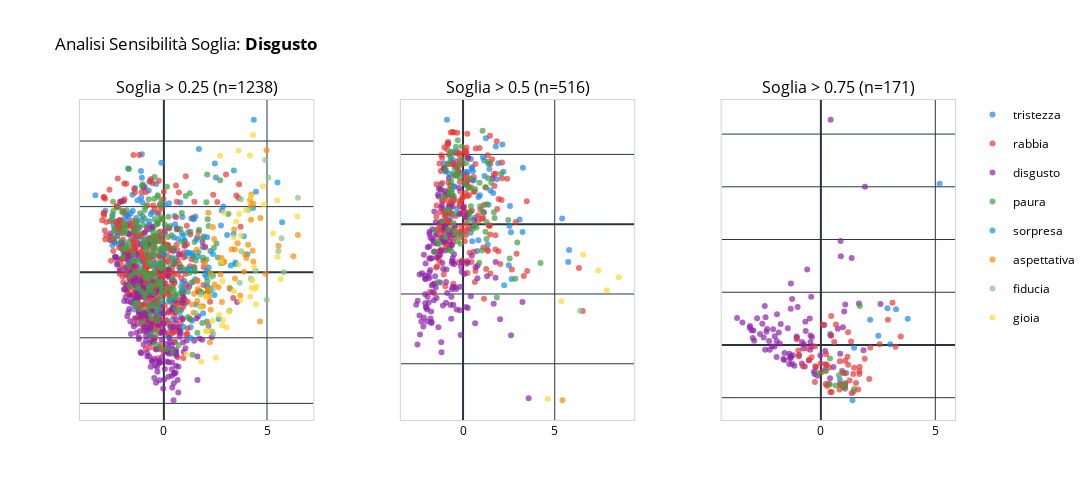

The notebook cell this image was saved under:
### Markdown cell above
### Disgusto

### Code cell
analizza_emozione_completa(df_words, 'disgusto')

### Figure 1 — Plotly figure (JSON) as saved in the notebook; plotly's stock layout.template omitted (floating-point values rounded to 4 significant figures; data arrays with more than 128 entries replaced by an {"elided": "..."} marker saying what was removed)
{"data": [{"hovertemplate": "<b>tristezza</b><br>Parola: %{text}<br>PC1: %{x:.2f}<br>PC2: %{y:.2f}<extra></extra>", "legendgroup": "tristezza", "marker": {"color": "#1E88E5", "opacity": 0.7, "size": 6}, "mode": "markers", "name": "tristezza", "showlegend": true, "text": {"elided": "258 str values"}, "x": {"elided": "258 float values"}, "y": {"elided": "258 float values"}, "type": "scatter", "xaxis": "x", "yaxis": "y"}, {"hovertemplate": "<b>rabbia</b><br>Parola: %{text}<br>PC1: %{x:.2f}<br>PC2: %{y:.2f}<extra></extra>", "legendgroup": "rabbia", "marker": {"color": "#E53935", "opacity": 0.7, "size": 6}, "mode": "markers", "name": "rabbia", "showlegend": true, "text": {"elided": "424 str values"}, "x": {"elided": "424 float values"}, "y": {"elided": "424 float values"}, "type": "scatter", "xaxis": "x", "yaxis": "y"}, {"hovertemplate": "<b>disgusto</b><br>Parola: %{text}<br>PC1: %{x:.2f}<br>PC2: %{y:.2f}<extra></extra>", "legendgroup": "disgusto", "marker": {"color": "#8E24AA", "opacity": 0.7, "size": 6}, "mode": "markers", "name": "disgusto", "showlegend": true, "text": {"elided": "203 str values"}, "x": {"elided": "203 float values"}, "y": {"elided": "203 float values"}, "type": "scatter", "xaxis": "x", "yaxis": "y"}, {"hovertemplate": "<b>paura</b><br>Parola: %{text}<br>PC1: %{x:.2f}<br>PC2: %{y:.2f}<extra></extra>", "legendgroup": "paura", "marker": {"color": "#43A047", "opacity": 0.7, "size": 6}, "mode": "markers", "name": "paura", "showlegend": true, "text": {"elided": "204 str values"}, "x": {"elided": "204 float values"}, "y": {"elided": "204 float values"}, "type": "scatter", "xaxis": "x", "yaxis": "y"}, {"hovertemplate": "<b>sorpresa</b><br>Parola: %{text}<br>PC1: %{x:.2f}<br>PC2: %{y:.2f}<extra></extra>", "legendgroup": "sorpresa", "marker": {"color": "#039BE5", "opacity": 0.7, "size": 6}, "mode": "markers", "name": "sorpresa", "showlegend": true, "text": ["allibito", "artista", "ascoltare", "assurdo", "atteggiamento", "attonito", "beccare", "clamore", "disturbare", "esclamazione", "esplosivo", "frastuono", "incredibile", "indagare", "indiscrezione", "informare", "inimmaginabile", "inverosimile", "sbandata", "sconcerto", "sentire", "sostituire", "spiano", "stangata", "strillo", "strombazzare", "stupefatto", "stupirsi", "suscitare", "topo", "trasalito", "ubriaca", "vabbè"], "x": [1.642, 5.735, 4.042, 1.996, 3.465, 0.9144, 2.086, 3.244, 0.8917, 4.323, 1.134, 1.285, 5.508, 3.393, 1.288, 3.207, 4.36, 1.211, 2.174, 1.582, 3.481, 2.241, 1.902, 0.01745, 1.458, 2.659, 2.379, 3.381, 3.878, 0.9414, 0.9522, 2.164, 2.451], "y": [0.4792, 1.523, 0.546, -0.06873, 0.2941, -0.5276, -0.4267, 0.2067, -0.3319, 1.958, 0.6121, 0.09919, 2.733, 3.101, -2.009, -0.501, 4.649, 0.5794, 0.1446, 0.9969, 0.2414, -0.4863, -1.252, 0.5317, 1.612, -1.427, 0.5588, 1.165, 1.094, -1.662, 1.101, -1.643, -0.6958], "type": "scatter", "xaxis": "x", "yaxis": "y"}, {"hovertemplate": "<b>aspettativa</b><br>Parola: %{text}<br>PC1: %{x:.2f}<br>PC2: %{y:.2f}<extra></extra>", "legendgroup": "aspettativa", "marker": {"color": "#FB8C00", "opacity": 0.7, "size": 6}, "mode": "markers", "name": "aspettativa", "showlegend": true, "text": ["alternare", "apparenza", "artificiale", "assaggiare", "autorevole", "cenno", "contradditorio", "corsista", "cottura", "critica", "distinzione", "dominante", "esagerato", "esperimento", "estremamente", "fanatico", "fotografare", "frugare", "governare", "imperfezione", "influenzare", "leadership", "lunedì", "marketing", "misura", "mondo", "monetario", "narcisista", "news", "odore", "osservazione", "parlamentare", "partorire", "pesto", "politica", "pomposo", "prevedibile", "programmare", "retorica", "salita", "san_valentino", "scommettere", "scommettitore", "senatore", "sentenza", "slogan", "stupido", "tifare", "tirocinio", "truppa", "uomo", "verificare"], "x": [1.897, 2.265, 2.653, 4.926, 3.182, 4.084, 2.0, 3.288, 3.701, 2.265, 2.327, 3.406, 2.895, 4.228, 4.341, 2.141, 5.557, 2.081, 4.18, 2.151, 1.365, 4.682, 2.745, 3.443, 2.456, 4.981, 1.622, 1.583, 3.576, 4.341, 4.005, 1.594, 6.497, 4.664, 3.445, 2.137, 3.883, 3.935, 2.815, 2.437, 6.278, 2.799, 1.468, 1.438, 4.244, 2.232, 2.154, 4.214, 2.186, 1.642, 4.307, 2.927], "y": [-1.041, -1.144, -0.4585, -0.05009, -0.4754, 0.8373, 0.2612, 0.6967, -0.7124, -0.02418, -1.812, 1.3, 0.2995, 1.601, 2.088, -0.5046, 0.807, -0.7272, 2.199, -0.5393, -0.9872, 1.65, -0.06836, 0.694, -0.377, 3.716, -0.8808, 0.6833, 0.8841, 0.3277, 0.4312, -0.2729, 1.131, -1.505, -0.1959, -1.564, 0.01708, 0.5365, -0.912, 1.013, 0.4886, 0.4307, -0.6543, -1.234, 2.368, -2.137, 1.81, 2.023, -0.738, -0.5089, 0.6532, 0.3163], "type": "scatter", "xaxis": "x", "yaxis": "y"}, {"hovertemplate": "<b>fiducia</b><br>Parola: %{text}<br>PC1: %{x:.2f}<br>PC2: %{y:.2f}<extra></extra>", "legendgroup": "fiducia", "marker": {"color": "#81C784", "opacity": 0.7, "size": 6}, "mode": "markers", "name": "fiducia", "showlegend": true, "text": ["applicare", "assistenza", "conduttore", "esprimere", "nudo", "perdonare", "prete", "procurare", "pudore", "riverente", "rotocalco", "saluto", "selezionatore", "sensibilità", "sentimento", "società", "umanità", "verde", "votare"], "x": [4.986, 3.672, 5.703, 5.066, 3.756, 6.499, 2.37, 4.45, 3.183, 1.775, 2.396, 4.219, 2.299, 5.552, 4.924, 3.734, 4.113, 5.811, 1.531], "y": [-0.8396, -0.3247, 1.038, 2.886, 0.6419, 2.267, -0.5297, 0.04227, -1.165, -0.681, -1.883, -0.1959, -0.1474, 0.6497, 3.423, 2.222, 1.908, -0.004259, -1.246], "type": "scatter", "xaxis": "x", "yaxis": "y"}, {"hovertemplate": "<b>gioia</b><br>Parola: %{text}<br>PC1: %{x:.2f}<br>PC2: %{y:.2f}<extra></extra>", "legendgroup": "gioia", "marker": {"color": "#FDD835", "opacity": 0.7, "size": 6}, "mode": "markers", "name": "gioia", "showlegend": true, "text": ["aria", "assolvere", "avvertire", "bestiola", "bevanda", "canna", "cervello", "cibo", "consapevolezza", "disegno", "emozione", "estratto", "fashion", "festino", "gente", "immagine", "imprenditore", "indescrivibile", "inebriare", "intenso", "interazione", "irradiare", "magro", "mensa", "momento", "mucchio", "oddio", "online", "orecchio", "pasto", "personale", "potere", "profumo", "ragionare", "ritratto", "sacra", "sapore", "sensazione", "sexy", "sprigionare", "succhiare", "televisione", "tormentone", "umore", "vantare"], "x": [3.156, 3.704, 2.043, 1.096, 4.286, 2.677, 4.174, 5.293, 4.853, 3.617, 2.729, 2.823, 4.252, 2.09, 3.501, 4.215, 3.381, 2.795, 4.37, 2.923, 3.733, 1.765, 4.185, 2.509, 3.62, 2.041, 2.059, 2.341, 1.799, 4.473, 5.493, 3.402, 6.475, 3.983, 2.846, 2.37, 5.665, 3.648, 4.417, 4.81, 2.876, 3.033, 4.498, 4.325, 5.508], "y": [-1.206, -0.8662, -0.7587, -2.493, -0.2537, -1.302, 3.555, 1.177, 2.066, 0.2296, 3.549, -1.626, -0.478, -1.806, 1.542, 2.299, 1.055, 0.3085, 0.1595, 1.822, 1.116, -1.069, -0.7506, -2.608, 3.708, -1.79, -0.7356, 1.369, -2.734, -0.975, 2.186, -0.5782, 1.698, 1.896, -0.2732, -1.48, -0.2063, 1.775, -0.5143, 2.618, -1.459, -1.686, -0.4397, 4.186, 0.4711], "type": "scatter", "xaxis": "x", "yaxis": "y"}, {"hovertemplate": "<b>tristezza</b><br>Parola: %{text}<br>PC1: %{x:.2f}<br>PC2: %{y:.2f}<extra></extra>", "legendgroup": "tristezza", "marker": {"color": "#1E88E5", "opacity": 0.7, "size": 6}, "mode": "markers", "name": "tristezza", "showlegend": false, "text": ["abbandonare", "abbandonato", "abiezione", "abusato", "abuso", "adolescenza", "afflizione", "alcolista", "angosciare", "approfittare", "autopsia", "avvelenata", "biasimo", "bombardare", "caccia", "cancro", "colpa", "comunismo", "debole", "dipendere", "discapito", "diseguaglianza", "disoccupazione", "disturbo", "dividere", "dramma", "escludere", "esclusione", "fallito", "gabbia", "galera", "guerra", "illudersi", "imbarazzare", "inadeguatezza", "inferiore", "ingabbiare", "ingannare", "ingestibile", "insanguinato", "ipocrisia", "isolamento", "maceria", "male", "malfamato", "mattanza", "mente", "offuscare", "omicidio", "omofobia", "patologia", "peggiore", "pelliccia", "prigioniero", "purtroppo", "repressivo", "rifiuto", "rimandato", "ripudio", "sconcertare", "seppellire", "sequestro", "sfavore", "sfigato", "sfruttare", "sofferenza", "sterminato", "strage", "stroncare", "supplizio", "tradimento", "tragico", "trincea", "umiliare", "vergogna", "viso", "vuotezza", "zimbello"], "x": [2.145, 0.2449, -0.06852, 1.922, 1.839, 5.402, -0.4577, -0.3407, 0.9146, 3.086, -0.8993, -0.9345, -0.2068, -0.6887, -0.455, 1.246, 0.5187, 2.493, 0.06317, 2.614, -0.3364, 0.4701, 0.4274, 0.01488, 2.647, 0.1668, 0.4987, 0.4788, 1.435, -1.022, 1.391, -0.8799, 2.56, 2.531, 0.5885, 0.01829, -1.044, 1.349, 0.8373, -1.02, -0.9973, 1.489, 1.084, -0.9508, -1.071, -1.208, 5.735, -0.7142, -0.5716, -0.511, 0.5373, -0.5069, 0.7668, 3.266, 0.4137, 0.2344, 2.203, 1.642, -1.031, 0.84, -0.7437, 1.788, 0.1958, 0.1495, -0.9512, -0.561, 0.686, -0.8079, 3.247, -0.4758, 1.153, -0.3575, 1.171, -1.197, -0.6821, 5.785, -0.6819, -0.6426], "y": [2.286, 1.947, 0.3169, 1.747, 1.291, 0.1663, 1.078, 1.793, 0.8328, 0.1337, 0.1171, 1.534, 0.3159, 1.823, 1.615, 2.461, 1.252, -1.178, 1.441, -0.2288, 0.4521, 1.593, 1.865, 0.2715, -1.574, 1.504, -0.4911, 1.629, 1.582, 1.599, 0.5537, 2.993, 0.5243, -0.04847, 1.262, 0.3583, 1.747, -0.5804, -0.4601, -0.141, -0.2665, 0.9635, 1.916, 1.505, 0.8847, 1.14, -1.08, 0.5419, 2.076, 1.07, 1.518, 0.8084, -0.7714, 1.62, -0.2469, 1.483, 1.501, 0.8953, 0.3603, 0.7765, 1.437, 2.229, 1.118, 0.2351, 0.2396, 1.847, 0.1971, 2.326, -0.2229, 1.395, 1.826, 2.093, 1.385, 0.9914, 0.1941, -0.7403, 0.3494, -0.1356], "type": "scatter", "xaxis": "x2", "yaxis": "y2"}, {"hovertemplate": "<b>rabbia</b><br>Parola: %{text}<br>PC1: %{x:.2f}<br>PC2: %{y:.2f}<extra></extra>", "legendgroup": "rabbia", "marker": {"color": "#E53935", "opacity": 0.7, "size": 6}, "mode": "markers", "name": "rabbia", "showlegend": false, "text": {"elided": "207 str values"}, "x": {"elided": "207 float values"}, "y": {"elided": "207 float values"}, "type": "scatter", "xaxis": "x2", "yaxis": "y2"}, {"hovertemplate": "<b>disgusto</b><br>Parola: %{text}<br>PC1: %{x:.2f}<br>PC2: %{y:.2f}<extra></extra>", "legendgroup": "disgusto", "marker": {"color": "#8E24AA", "opacity": 0.7, "size": 6}, "mode": "markers", "name": "disgusto", "showlegend": false, "text": {"elided": "144 str values"}, "x": {"elided": "144 float values"}, "y": {"elided": "144 float values"}, "type": "scatter", "xaxis": "x2", "yaxis": "y2"}, {"hovertemplate": "<b>paura</b><br>Parola: %{text}<br>PC1: %{x:.2f}<br>PC2: %{y:.2f}<extra></extra>", "legendgroup": "paura", "marker": {"color": "#43A047", "opacity": 0.7, "size": 6}, "mode": "markers", "name": "paura", "showlegend": false, "text": ["aberrare", "agghiacciato", "aggressione", "arrendersi", "assalto", "assassino", "assurda", "astenersi_da", "attentato", "bomba", "cariato", "catastrofe", "clan", "condanna", "contagioso", "cospirazione", "delinquenza", "demoniaco", "disagio", "diverso", "drogare", "ecatombe", "eccesso", "errore", "esecuzione", "evitare", "fobia", "fobico", "fucile", "guaio", "ignorante", "imbarazzante", "immobile", "impressionabile", "infezione", "ingrassare", "inquietante", "insanguinare", "invadere", "letale", "maledizione", "minaccia", "mordere", "mostruoso", "non_valido", "orrendo", "orrori", "pallido", "peccato", "pillola", "pistola", "possessione", "rabbrividire", "rabbuiare", "ragno", "reato", "schiavo", "sequestrare", "serpente", "serpente_a_sonagli", "sgretolamento", "sifilide", "soffocante", "soffocare", "sparare", "terribile", "terrificante", "terrore", "terroristico", "teschio", "teso", "tossico", "traumatizzare", "veleno", "vergognarsi", "vespa", "vigliaccamente", "zombie"], "x": [-1.426, 0.9002, -0.2866, 1.214, 2.073, -0.6011, 4.225, 1.223, 1.064, 1.378, -0.31, -0.07875, -0.8597, 2.465, -0.9808, -0.3357, -0.6391, -0.525, 1.279, 2.545, -1.069, 0.3928, -0.03233, 0.657, 1.08, 0.5256, -0.7876, -1.501, -0.6273, 1.722, 0.4049, -0.3169, 0.6501, 0.8793, 1.291, -0.02893, 1.284, -0.8003, 1.379, 1.361, 0.3287, 0.07154, -0.3123, -0.4507, -0.6448, 0.313, -0.6451, -0.1346, 1.681, 2.957, 0.2904, 1.034, -1.143, 0.4287, -1.361, -0.9669, -0.8252, -0.2287, -1.594, 2.852, 1.539, -0.5565, -0.5366, -0.431, -0.3866, 0.1714, 0.9367, -0.4648, -0.1882, -1.285, 0.7364, -0.6506, -0.6679, 0.3884, -0.6423, 1.843, -0.7981, -0.7699], "y": [-0.487, 1.185, 2.404, 1.058, 1.449, 0.9124, -1.114, -0.2131, 2.682, 1.734, 1.492, 2.223, 0.4043, 0.1236, -0.3781, -0.3169, 2.061, 0.03719, -0.4229, -0.9798, 0.7692, 1.32, -0.3127, 1.007, 0.3615, -0.1393, 0.4241, -0.1736, -0.7734, 0.176, 0.3596, 1.388, -0.0406, -1.108, 0.5744, 1.862, 0.06218, 1.735, 1.79, 1.317, 1.052, 1.165, -0.4891, -0.1988, 0.9822, 0.09032, 2.028, -0.5624, 0.3403, -0.5277, 1.037, -0.7555, 0.08396, 0.5115, -1.656, 1.565, -0.1485, 1.674, -0.7915, -1.566, 1.187, 0.7884, 1.463, 1.403, 2.223, 1.744, 0.511, 0.2967, 1.338, -0.5574, -0.09218, 1.242, 1.936, 0.1998, 1.135, -2.101, -0.7322, 0.8901], "type": "scatter", "xaxis": "x2", "yaxis": "y2"}, {"hovertemplate": "<b>sorpresa</b><br>Parola: %{text}<br>PC1: %{x:.2f}<br>PC2: %{y:.2f}<extra></extra>", "legendgroup": "sorpresa", "marker": {"color": "#039BE5", "opacity": 0.7, "size": 6}, "mode": "markers", "name": "sorpresa", "showlegend": false, "text": ["allibito"], "x": [2.246], "y": [-1.747], "type": "scatter", "xaxis": "x2", "yaxis": "y2"}, {"hovertemplate": "<b>aspettativa</b><br>Parola: %{text}<br>PC1: %{x:.2f}<br>PC2: %{y:.2f}<extra></extra>", "legendgroup": "aspettativa", "marker": {"color": "#FB8C00", "opacity": 0.7, "size": 6}, "mode": "markers", "name": "aspettativa", "showlegend": false, "text": ["assaggiare"], "x": [5.424], "y": [-5.046], "type": "scatter", "xaxis": "x2", "yaxis": "y2"}, {"hovertemplate": "<b>gioia</b><br>Parola: %{text}<br>PC1: %{x:.2f}<br>PC2: %{y:.2f}<extra></extra>", "legendgroup": "gioia", "marker": {"color": "#FDD835", "opacity": 0.7, "size": 6}, "mode": "markers", "name": "gioia", "showlegend": false, "text": ["cervello", "emozione", "intenso", "momento", "sexy", "umore"], "x": [7.839, 6.554, 5.356, 7.375, 4.622, 8.492], "y": [-1.893, -0.8772, -2.211, -1.324, -5.007, -1.523], "type": "scatter", "xaxis": "x2", "yaxis": "y2"}, {"hovertemplate": "<b>fiducia</b><br>Parola: %{text}<br>PC1: %{x:.2f}<br>PC2: %{y:.2f}<extra></extra>", "legendgroup": "fiducia", "marker": {"color": "#81C784", "opacity": 0.7, "size": 6}, "mode": "markers", "name": "fiducia", "showlegend": false, "text": ["società"], "x": [6.383], "y": [-2.483], "type": "scatter", "xaxis": "x2", "yaxis": "y2"}, {"hovertemplate": "<b>tristezza</b><br>Parola: %{text}<br>PC1: %{x:.2f}<br>PC2: %{y:.2f}<extra></extra>", "legendgroup": "tristezza", "marker": {"color": "#1E88E5", "opacity": 0.7, "size": 6}, "mode": "markers", "name": "tristezza", "showlegend": false, "text": ["abbandonare", "abusato", "abuso", "adolescenza", "alcolista", "biasimo", "bombardare", "caccia", "cancro", "guerra", "omicidio", "repressivo", "strage", "tradimento", "trincea"], "x": [3.794, 3.284, 2.91, 5.186, 1.108, 0.4115, 0.8352, 0.9273, 3.032, 1.381, 1.056, 1.451, 1.062, 2.51, 2.151], "y": [0.9954, 1.359, 1.398, 6.112, -1.059, 0.4173, -1.327, -0.9812, 0.02757, -2.097, -1.489, -0.1012, -1.664, 0.3453, 0.9548], "type": "scatter", "xaxis": "x3", "yaxis": "y3"}, {"hovertemplate": "<b>disgusto</b><br>Parola: %{text}<br>PC1: %{x:.2f}<br>PC2: %{y:.2f}<extra></extra>", "legendgroup": "disgusto", "marker": {"color": "#8E24AA", "opacity": 0.7, "size": 6}, "mode": "markers", "name": "disgusto", "showlegend": false, "text": ["aberrante", "abietto", "abominevole", "acido", "acqua_stagnante", "alcolismo", "antisportivo", "bruttura", "cacca", "cagata", "cesso", "conato", "diarrea", "discarica", "disgustare", "disgusto", "disgustoso", "disprezzo", "falsa", "fango", "fetente", "fetido", "fingere", "fogna", "gusto", "illegale", "indecente", "indecenza", "infastidire", "infimo", "inorridire", "inorridito", "insetto", "lucrare", "macabro", "mal_di_mare", "marcio", "marcire", "marciume", "merdoso", "nausea", "nauseabondo", "nauseante", "nauseare", "orripilante", "oscena", "osceno", "pannolino", "perfidia", "peste", "pidocchio", "pippare", "puttaniere", "puzza", "puzzare", "puzzo", "puzzolente", "raccapricciante", "repulsivo", "ripugnante", "ripugnanza", "rivoltante", "rozzo", "sbronza", "schifare", "schifato", "schifo", "schifoso", "sdegno", "setta", "sfottere", "sgradevole", "spazzatura", "sporca", "sporcizia", "spregevole", "sputare", "sputo", "squallido", "stomachevole", "succhiasangue", "trauma", "umiliazione", "verme", "verruca", "voltastomaco", "vomitare", "vomitevole", "vomito"], "x": [-1.383, -1.599, -0.2193, -1.327, -1.839, -0.1491, -0.663, -0.7427, -3.662, 1.927, -2.263, -2.947, -0.2751, -1.258, -1.917, -2.088, -2.453, -0.02413, 0.7417, -1.313, -2.436, -2.912, 0.2005, -2.238, 0.4268, 0.8444, -0.464, -0.681, -0.3884, 0.1873, 0.9644, -0.5258, -1.31, 1.344, 0.4344, -0.5999, -1.639, -0.2985, -2.975, -1.35, -2.015, -2.415, -0.3832, -0.9498, -1.589, -0.8248, -2.38, -3.429, 1.661, 0.4008, -0.7745, -0.7041, -1.383, -1.447, -2.351, -2.557, -3.094, 0.1783, -1.257, -1.934, -1.014, -0.4236, -1.937, 0.859, -1.798, -0.4853, -3.026, -2.499, 1.066, 1.862, 1.02, -2.66, -3.112, -0.4549, -1.048, 0.1548, -2.025, -1.224, -0.8305, -1.754, -1.161, 2.605, 0.5461, 0.8722, -1.06, -1.317, -2.129, -2.786, -0.4551], "y": [-0.3312, -0.5678, -0.8493, -0.4184, 0.4766, -1.168, 0.529, 0.0321, 1.025, 6.004, 0.1516, 0.549, -1.097, 1.747, 1.162, 0.5977, 1.483, -0.4038, 0.6174, -0.4736, -0.1776, 0.1612, -0.7339, -0.1784, 8.544, -0.3339, -0.1776, 0.8795, 0.2995, -0.229, 0.6731, -0.5892, 2.33, 3.303, 0.3567, 2.867, -0.5325, -1.009, 0.2604, -0.5054, 0.3339, 1.048, -0.04417, -0.3768, -0.3085, 0.1155, 0.4981, 0.857, 1.57, -1.26, -0.1381, -0.8197, -0.7221, 0.6329, 0.6018, 0.8073, 0.7172, -0.9434, -0.7125, 0.1517, 1.441, 1.831, -0.4585, 3.943, 0.05873, 1.009, 0.5576, 0.285, 1.531, -0.2036, 1.274, 0.418, 0.6577, 0.3619, 0.2685, 0.7546, -0.05602, -0.3942, -0.7012, 0.7931, -0.7921, 1.553, -0.8367, 3.367, 0.3246, 1.371, -0.05954, 1.011, 0.1104], "type": "scatter", "xaxis": "x3", "yaxis": "y3"}, {"hovertemplate": "<b>rabbia</b><br>Parola: %{text}<br>PC1: %{x:.2f}<br>PC2: %{y:.2f}<extra></extra>", "legendgroup": "rabbia", "marker": {"color": "#E53935", "opacity": 0.7, "size": 6}, "mode": "markers", "name": "rabbia", "showlegend": false, "text": ["abominio", "aborrire", "adulterio", "aggressore", "ammazzare", "antipatico", "bastarda", "bullismo", "cagna", "camorra", "cattiveria", "corruzione", "criminale", "crimine", "crudele", "deridere", "detestare", "dittatura", "falsità", "fascismo", "fascista", "femminicidio", "fumo", "furto", "gretto", "indignazione", "inganno", "inquinamento", "linciaggio", "linciare", "mafia", "mafioso", "maleducazione", "malvagità", "massacrare", "menzogna", "missili", "odiare", "odio", "odioso", "opprimere", "propaganda", "rapina", "regime", "ripicca", "ripudiare", "saccheggio", "scandalo", "senza_cuore", "stupro", "terrorismo", "terrorista", "truffa", "vandalico", "vigliaccheria", "violentare", "violenza"], "x": [0.2621, 0.2287, 3.13, 1.692, 3.491, -0.7858, -0.4065, 0.8471, -0.2608, 0.8298, 1.028, 0.6577, 1.256, 2.113, 0.9942, 0.4498, -0.2526, 1.189, 1.071, 1.32, 0.4718, 2.566, 0.02822, 1.682, -0.9855, -0.9635, 0.368, 2.16, 0.4132, 0.2069, 1.534, 0.3522, -0.007969, 1.061, 1.414, 0.08638, 1.421, 1.189, 0.2725, -1.056, 0.8161, 0.5833, 1.679, 1.453, -0.5863, -0.5174, 1.917, 2.931, -0.2406, 0.8375, 3.261, 1.63, 0.4447, 0.9468, 1.163, 1.346, 1.058], "y": [-0.755, -0.3547, 1.601, -0.8359, 0.317, -0.8097, -0.4654, -1.496, -1.4, -0.6208, -1.073, 0.7807, -1.344, -1.294, -1.608, 1.102, -0.05587, -0.7533, -1.449, 0.1357, -1.786, 0.03075, -1.035, -1.098, -0.2053, -0.4392, -0.8505, -0.09357, -1.787, -1.48, -1.446, -1.473, -0.7024, -0.5963, -1.105, 0.769, -1.774, 0.4806, -1.555, 0.2151, -1.685, 0.115, -0.994, -0.8659, -0.1325, -0.5715, -0.519, 0.9556, -0.8033, -1.489, -0.07111, -1.689, 0.361, -1.033, -0.4477, -1.835, -1.578], "type": "scatter", "xaxis": "x3", "yaxis": "y3"}, {"hovertemplate": "<b>paura</b><br>Parola: %{text}<br>PC1: %{x:.2f}<br>PC2: %{y:.2f}<extra></extra>", "legendgroup": "paura", "marker": {"color": "#43A047", "opacity": 0.7, "size": 6}, "mode": "markers", "name": "paura", "showlegend": false, "text": ["aggressione", "delinquenza", "drogare", "inquietante", "insanguinare", "orrori", "reato", "sifilide", "soffocare", "zombie"], "x": [1.447, 0.9628, -0.1302, 1.697, 0.6446, 1.012, 0.3946, 0.3955, 0.7946, 0.2238], "y": [-1.669, -1.553, -1.071, 1.482, -1.535, -1.493, -1.497, -0.5148, -1.152, -0.9966], "type": "scatter", "xaxis": "x3", "yaxis": "y3"}], "layout": {"xaxis": {"anchor": "y", "domain": [0.0, 0.2667], "title": {"font": {"color": "black"}}, "tickfont": {"color": "black"}, "showline": true, "linewidth": 1, "linecolor": "lightgray", "mirror": true}, "yaxis": {"anchor": "x", "domain": [0.0, 1.0], "title": {"font": {"color": "black"}}, "tickfont": {"color": "black"}, "showline": true, "linewidth": 1, "linecolor": "lightgray", "mirror": true, "showticklabels": false}, "xaxis2": {"anchor": "y2", "domain": [0.3667, 0.6333], "title": {"font": {"color": "black"}}, "tickfont": {"color": "black"}, "showline": true, "linewidth": 1, "linecolor": "lightgray", "mirror": true}, "yaxis2": {"anchor": "x2", "domain": [0.0, 1.0], "title": {"font": {"color": "black"}}, "tickfont": {"color": "black"}, "showline": true, "linewidth": 1, "linecolor": "lightgray", "mirror": true, "showticklabels": false}, "xaxis3": {"anchor": "y3", "domain": [0.7333, 1.0], "title": {"font": {"color": "black"}}, "tickfont": {"color": "black"}, "showline": true, "linewidth": 1, "linecolor": "lightgray", "mirror": true}, "yaxis3": {"anchor": "x3", "domain": [0.0, 1.0], "title": {"font": {"color": "black"}}, "tickfont": {"color": "black"}, "showline": true, "linewidth": 1, "linecolor": "lightgray", "mirror": true, "showticklabels": false}, "annotations": [{"font": {"size": 16}, "showarrow": false, "text": "Soglia > 0.25 (n=1238)", "x": 0.1333, "xanchor": "center", "xref": "paper", "y": 1.0, "yanchor": "bottom", "yref": "paper"}, {"font": {"size": 16}, "showarrow": false, "text": "Soglia > 0.5 (n=516)", "x": 0.5, "xanchor": "center", "xref": "paper", "y": 1.0, "yanchor": "bottom", "yref": "paper"}, {"font": {"size": 16}, "showarrow": false, "text": "Soglia > 0.75 (n=171)", "x": 0.8667, "xanchor": "center", "xref": "paper", "y": 1.0, "yanchor": "bottom", "yref": "paper"}], "title": {"text": "Analisi Sensibilità Soglia: <b>Disgusto</b>"}, "font": {"color": "black"}, "height": 500, "width": 1200, "plot_bgcolor": "white", "paper_bgcolor": "white"}}
